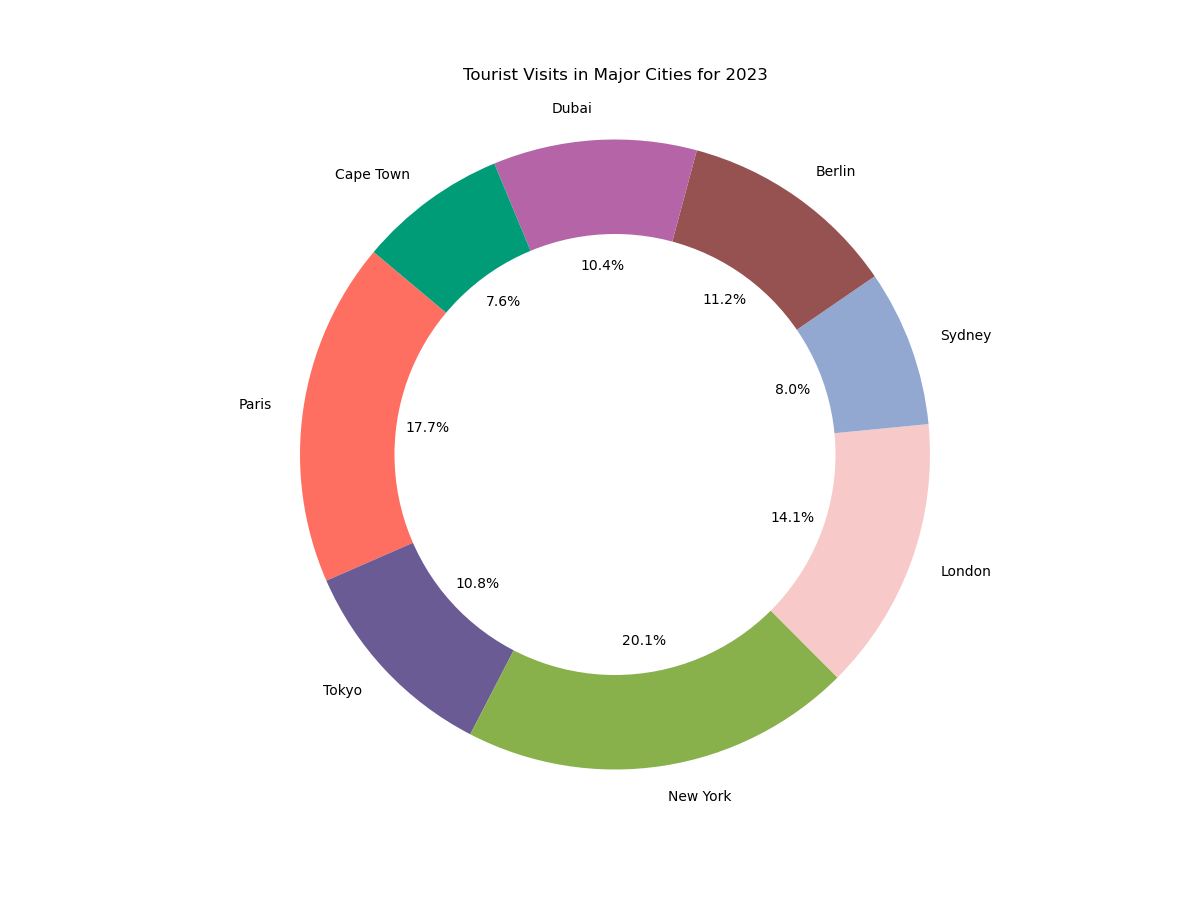

Source code (Python):

import matplotlib.pyplot as plt

# Data to plot
categories = ['Paris', 'Tokyo', 'New York', 'London', 'Sydney', 'Berlin', 'Dubai', 'Cape Town']
values = [220, 135, 250, 175, 100, 140, 130, 95]
colors = ['#FF6F61', '#6B5B95', '#88B04B', '#F7CAC9', '#92A8D1', '#955251', '#B565A7', '#009B77']

# Create pie chart
plt.figure(figsize=(12, 9))
plt.pie(values, labels=categories, colors=colors, autopct='%1.1f%%', startangle=140)

# Draw a circle at the center of pie to make it look like a donut
centre_circle = plt.Circle((0,0),0.70,fc='white')
fig = plt.gcf()
fig.gca().add_artist(centre_circle)

plt.axis('equal')  # Equal aspect ratio ensures that pie is drawn as a circle.
plt.title('Tourist Visits in Major Cities for 2023', pad=20)
plt.show()
